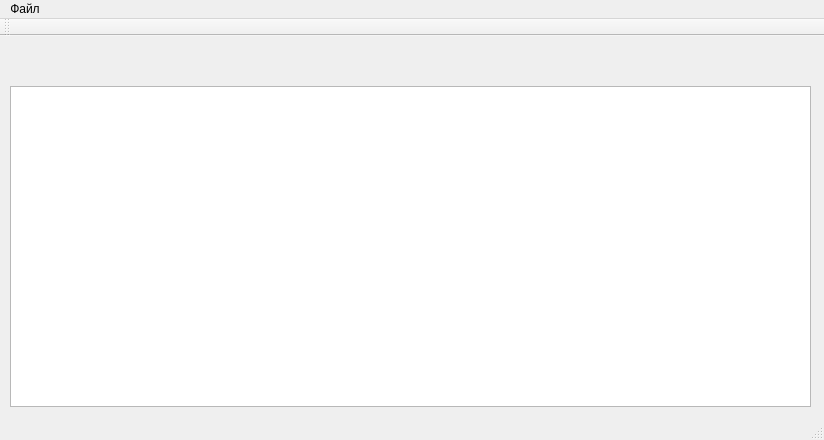
<?xml version="1.0" encoding="UTF-8"?>
<ui version="4.0">
 <class>MainWindow</class>
 <widget class="QMainWindow" name="MainWindow">
  <property name="geometry">
   <rect>
    <x>0</x>
    <y>0</y>
    <width>824</width>
    <height>440</height>
   </rect>
  </property>
  <property name="windowTitle">
   <string>MainWindow</string>
  </property>
  <widget class="QWidget" name="centralWidget">
   <widget class="QTextEdit" name="textEdit">
    <property name="geometry">
     <rect>
      <x>10</x>
      <y>50</y>
      <width>801</width>
      <height>321</height>
     </rect>
    </property>
   </widget>
   <widget class="QLabel" name="label_row_col">
    <property name="geometry">
     <rect>
      <x>20</x>
      <y>20</y>
      <width>101</width>
      <height>16</height>
     </rect>
    </property>
    <property name="text">
     <string/>
    </property>
   </widget>
  </widget>
  <widget class="QMenuBar" name="menuBar">
   <property name="geometry">
    <rect>
     <x>0</x>
     <y>0</y>
     <width>824</width>
     <height>26</height>
    </rect>
   </property>
   <widget class="QMenu" name="menu">
    <property name="title">
     <string>Файл</string>
    </property>
    <addaction name="Menu_Cteate"/>
    <addaction name="Menu_Open"/>
    <addaction name="Menu_Save"/>
    <addaction name="Menu_Save_As"/>
    <addaction name="separator"/>
    <addaction name="Menu__Exit"/>
   </widget>
   <addaction name="menu"/>
  </widget>
  <widget class="QToolBar" name="mainToolBar">
   <attribute name="toolBarArea">
    <enum>TopToolBarArea</enum>
   </attribute>
   <attribute name="toolBarBreak">
    <bool>false</bool>
   </attribute>
  </widget>
  <widget class="QStatusBar" name="statusBar"/>
  <action name="Menu_Cteate">
   <property name="text">
    <string>Создать</string>
   </property>
  </action>
  <action name="Menu_Open">
   <property name="text">
    <string>Открыть</string>
   </property>
  </action>
  <action name="Menu_Save">
   <property name="text">
    <string>Сохранить</string>
   </property>
  </action>
  <action name="Menu_Save_As">
   <property name="text">
    <string>Сохранить как</string>
   </property>
  </action>
  <action name="Menu__Exit">
   <property name="text">
    <string>Выход</string>
   </property>
  </action>
 </widget>
 <layoutdefault spacing="6" margin="11"/>
 <resources/>
 <connections/>
</ui>
